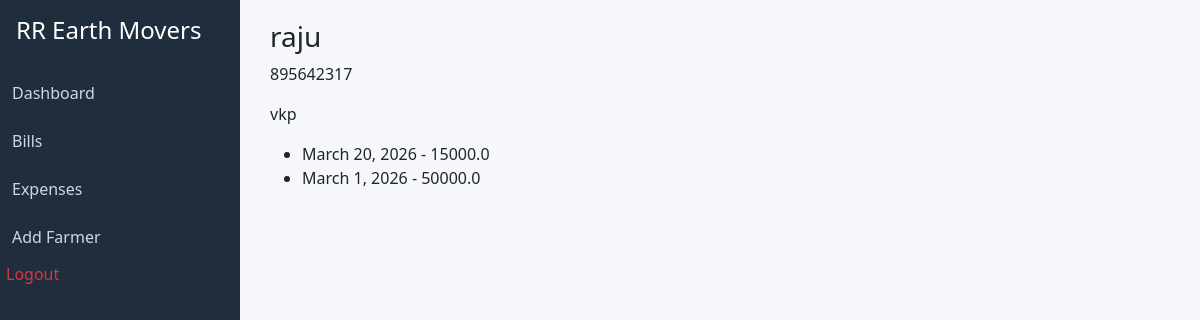
Page /farmer/1/ (signed in) on the committed database.
### core/models.py (models this page shows, shortened)
class Farmer(models.Model):
    name = models.CharField(max_length=100)
    phone = models.CharField(max_length=15)
    address = models.TextField()

class Bill(models.Model):
    farmer = models.ForeignKey(Farmer, on_delete=models.CASCADE)
    total_amount = models.FloatField()
    cleared_amount = models.FloatField()
    balance_amount = models.FloatField(blank=True)
    date = models.DateField(default=now)

### core/views.py (the view)
# urls.py: path('farmer/<int:id>/', views.farmer_detail, name='farmer_detail'),
@login_required
def farmer_detail(request, id):
    farmer = get_object_or_404(Farmer, id=id)
    bills = Bill.objects.filter(farmer=farmer)
    return render(request, 'farmer_detail.html', {
        'farmer': farmer,
        'bills': bills
    })

### templates/farmer_detail.html
{% extends 'base.html' %}
{% block content %}
<h3>{{ farmer.name }}</h3>
<p>{{ farmer.phone }}</p>
<p>{{ farmer.address }}</p>
<ul>
{% for bill in bills %}
<li>{{ bill.date }} - {{ bill.total_amount }}</li>
{% endfor %}
</ul>
{% endblock %}

### templates/base.html (style rules this page uses)
body { background:#f5f7fb; }

### rows in the picture
Farmer: name "raju", phone "895642317", address "vkp"
Bill: date "March 20, 2026", total_amount "15000.0"
Bill: date "March 1, 2026", total_amount "50000.0"
